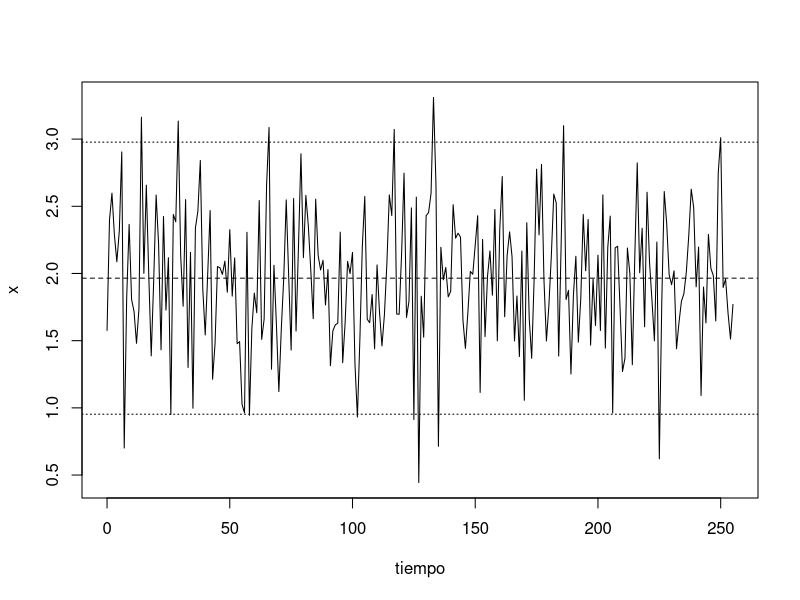
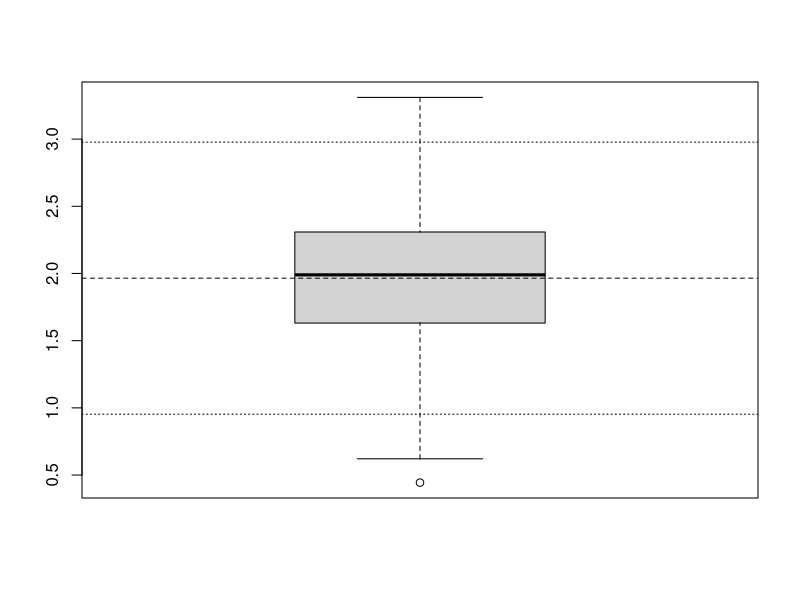
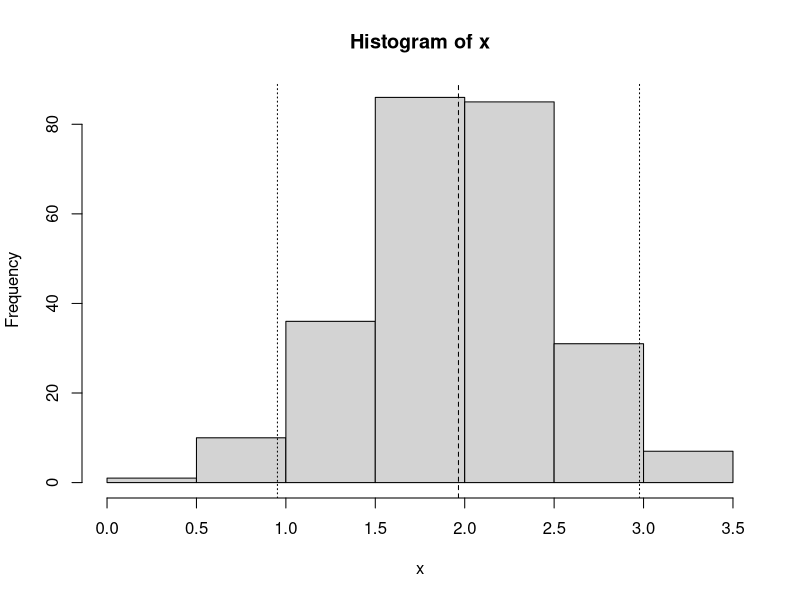
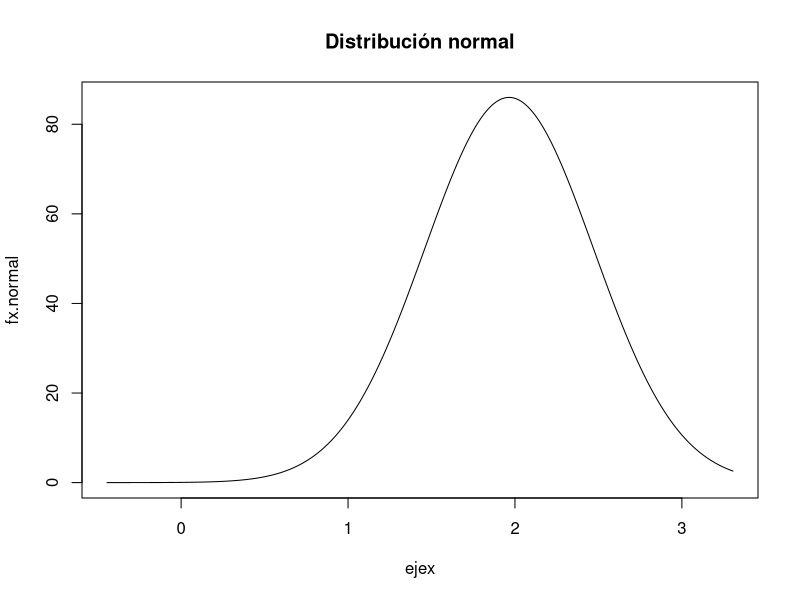
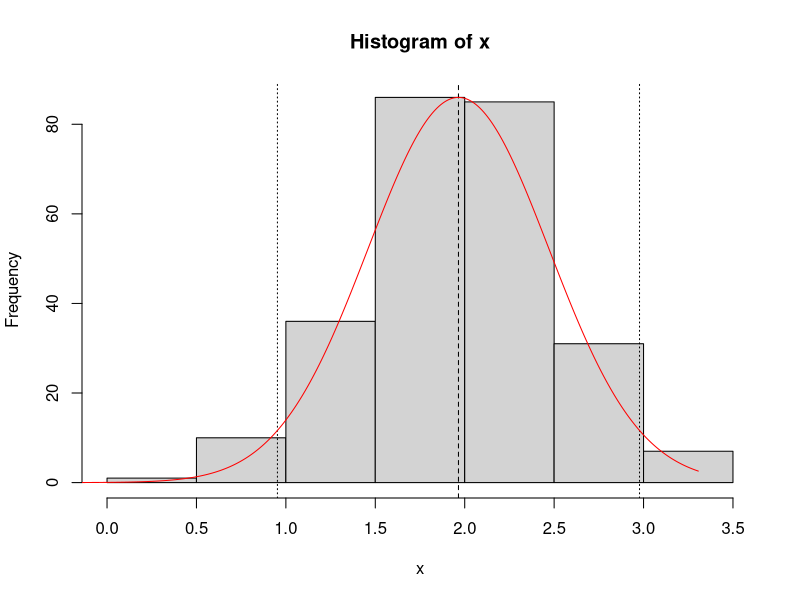

Generate these figures, in order, with R: (Note: this script raises an error after producing the figures.)
# Generación de una linea de tiempo y una serie temporal
# Teorema de muestreo. Frecuencia maxima minima

tiempo <- seq(from=0,to=255,by=1)
n <- length(tiempo)

x <- rnorm(n,mean=2,sd=0.5)
print(paste('media=',mean=(x)))
print(paste('de=',sd(x)))

plot(tiempo,x,type='l')
abline(h=mean(x),lty=2)
abline(h=mean(x)+2*sd(x),lty=3)
abline(h=mean(x)-2*sd(x),lty=3)

boxplot(x)
abline(h=mean(x),lty=2)
abline(h=mean(x)+2*sd(x),lty=3)
abline(h=mean(x)-2*sd(x),lty=3)

hx <- hist(x)
abline(v=mean(x),lty=2)
abline(v=mean(x)+2*sd(x),lty=3)
abline(v=mean(x)-2*sd(x),lty=3)


max.hist <- max(hx$counts)
mu <- mean(x)
sigma <- sd(x)
ejex <- seq(from=-min(x),to=max(x),by=0.01)
fx.normal <- (1/sqrt(2*pi*sigma))*exp((ejex-mu)*(ejex-mu)/(-2*sigma*sigma))
fx.normal <- (max.hist/max(fx.normal))*fx.normal
plot(ejex,fx.normal,main="Distribución normal",type='l')

hx <- hist(x)
abline(v=mean(x),lty=2)
abline(v=mean(x)+2*sd(x),lty=3)
abline(v=mean(x)-2*sd(x),lty=3)
lines(ejex,fx.normal,col='red')


x.df <- data.frame(t=tiempo,x=x)
write.csv(x.df,'xt.csv')

x.df2 <- read.csv('xt.csv')
plot(x.df2$t,x.df2$x,type='l')

x.ts <- ts(rnorm(n,mean=2,sd=0.5),start=0,frequency=10)

print(frequency(x.ts))
print(deltat(x.ts))
print(time(x.ts))

print(x.ts[1])
print(x.ts[5])


print(time(x.ts)[1])
print(time(x.ts)[5])

# senoidales

ciclos <- 1
amplitud <- 1
seno1 <- amplitud*sin(ciclos*2*pi*tiempo/n)
plot(tiempo,seno1,type='l')

ciclos <- 2
amplitud <- 1
seno2 <- amplitud*sin(ciclos*2*pi*tiempo/n)
plot(tiempo,seno2,type='l')

ciclos <- 10
amplitud <- 2
seno10 <- amplitud*sin(ciclos*2*pi*tiempo/n)
plot(tiempo,seno10,type='l')

ciclos <- 20
amplitud <- 0.5
seno20 <- amplitud*sin(ciclos*2*pi*tiempo/n)
plot(tiempo,seno20,type='l')

niveldc <- rep(1,n)
plot(tiempo,niveldc,type='l')

seno121020dc <- seno1+seno2+seno10+seno20+niveldc
plot(tiempo,seno121020dc,type='l')

fft.seno1 <- fft(seno1)
plot(Mod(fft.seno1),type='l')


seno1a <- Re(fft(fft.seno1,inverse=TRUE)/n)
plot(tiempo,seno1a,type='l')

fft.seno2 <- fft(seno2)
plot(Mod(fft.seno2),type='l')

fft.seno10 <- fft(seno10)
plot(Mod(fft.seno10),type='l')

fft.seno20 <- fft(seno20)
plot(Mod(fft.seno20),type='l')

fft.niveldc <- fft(niveldc)
plot(Mod(fft.niveldc),type='l')

fft.seno121020dc <- fft(seno121020dc)
plot(Mod(fft.seno121020dc),type='l')

# remover la componente de frecuencia cero (dc)

fft.seno121020dc[1] <- 0
plot(Mod(fft.seno121020dc),type='l')

seno121020dc2 <- fft(fft.seno121020dc,inverse=TRUE)/n
plot(tiempo,Re(seno121020dc2),type='l')

plot(tiempo,seno121020dc,type='l',ylim=c(-4,5))
lines(tiempo,seno121020dc2)
abline(h=1,lty=2)
abline(h=0,lty=2)

p1 <- rep(0,n)
p1[1] <- 1
plot(tiempo,p1,type='l')

p2 <- rep(0,n)
p2[1:2] <- 1
plot(tiempo,p2,type='l')

p5 <- rep(0,n)
p5[1:5] <- 1
plot(tiempo,p5,type='l')

p10 <- rep(0,n)
p10[1:10] <- 1
plot(tiempo,p10,type='l')

p20 <- rep(0,n)
p20[1:20] <- 1
plot(tiempo,p20,type='l')

p50 <- rep(0,n)
p50[1:50] <- 1
plot(tiempo,p50,type='l')

fft.p1 <- fft(p1)
plot(Mod(fft.p1),type='l')

fft.p2 <- fft(p2)
plot(Mod(fft.p2),type='l')

fft.p5 <- fft(p5)
plot(Mod(fft.p5),type='l')


fft.p10 <- fft(p10)
plot(Mod(fft.p10),type='l')

fft.p20 <- fft(p20)
plot(Mod(fft.p20),type='l')

fft.p50 <- fft(p50)
plot(Mod(fft.p50),type='l')

plot(Mod(fft.p2),type='l',ylim=c(0,50),xlim=c(0,64))
lines(Mod(fft.p5))
lines(Mod(fft.p10))
lines(Mod(fft.p20))
lines(Mod(fft.p50))

plot(Mod(fft.p2)/max(Mod(fft.p2)),type='l',ylim=c(0,1),xlim=c(0,64))
lines(Mod(fft.p5)/max(Mod(fft.p5)))
lines(Mod(fft.p10)/max(Mod(fft.p10)))
lines(Mod(fft.p20)/max(Mod(fft.p20)))
lines(Mod(fft.p50)/max(Mod(fft.p50)))
abline(h=0.7,lty=2)

DeltaT <- 0.001 # segundos
FrecuenciaMuestreo <- 1/DeltaT #Hertz
DeltaFrecMuestreo <- FrecuenciaMuestreo/n
Frecuencia <- DeltaFrecMuestreo*tiempo

plot(Frecuencia,Mod(fft.p2)/max(Mod(fft.p2)),type='l',ylim=c(0,1),xlim=c(0,250),ylab='Mod FFT p2 a p50 (normalizado)',xlab='Frecuencia (Hz)')
lines(Frecuencia,Mod(fft.p5)/max(Mod(fft.p5)))
lines(Frecuencia,Mod(fft.p10)/max(Mod(fft.p10)))
lines(Frecuencia,Mod(fft.p20)/max(Mod(fft.p20)))
lines(Frecuencia,Mod(fft.p50)/max(Mod(fft.p50)))
abline(h=0.7,lty=2)

# teorema de parseval

s2 <- sin(2*2*pi*tiempo/n)

E.dt <- sum(s2*s2)
print(paste('Energia DT = ',E.dt))

fft.s2 <- fft(s2)
E.df <- sum(Mod(fft.s2)*Mod(fft.s2))/n
print(paste('Energia DF = ',E.df))
